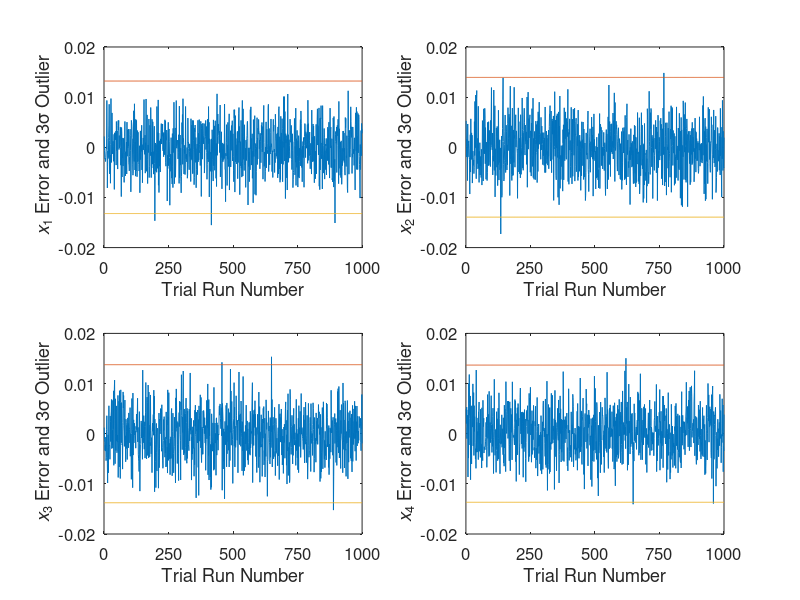

This chart was generated by the following MATLAB code:
% This example solves a simple least squares problem. This program
% provides plots of the parameter estimate errors and 3-sigma 
% outliers.

% Optimal Estimation of Dynamic Systems (2nd ed.) by Crassidis and Junkins
% Example 2.2

% Written by John L. Crassidis 9/03

% Other Required Routines: none

% True System
dt=0.01;tf=10;
t=[0:dt:tf]';
m=length(t);
y=cos(t)+2*sin(t)+cos(2*t)+2*sin(3*t);

% Pre-allocate Space
xe=zeros(1000,4);
pcov=zeros(1000,4);

% Monte Carlo Simulation
for i=1:1000,
 ym=y+0.1*randn(m,1);w=1/0.01;
 h=[cos(t) sin(t) cos(2*t) sin(3*t)];
 p=inv(h'*w*h);
 xe(i,:)=(p*h'*w*ym)';
 pcov(i,:)=diag(p)';
end

% Plot Results
subplot(221)
plot([1:1000],xe(:,1)-1,[1:1000],pcov(:,1).^(0.5)*3,[1:1000],-pcov(:,1).^(0.5)*3);
axis([0 1000 -0.02 0.02]);
set(gca,'fontsize',12);
set(gca,'xtick',[0 250 500 750 1000]);
set(gca,'ytick',[-0.02 -0.01 0 0.01 0.02]);
xlabel('Trial Run Number')
ylabel('{\it x}_1 Error and 3{\sigma} Outlier')

subplot(222)
plot([1:1000],xe(:,2)-2,[1:1000],pcov(:,2).^(0.5)*3,[1:1000],-pcov(:,2).^(0.5)*3);
axis([0 1000 -0.02 0.02]);
set(gca,'fontsize',12);
set(gca,'xtick',[0 250 500 750 1000]);
set(gca,'ytick',[-0.02 -0.01 0 0.01 0.02]);
xlabel('Trial Run Number')
ylabel('{\it x}_2 Error and 3{\sigma} Outlier')

subplot(223)
plot([1:1000],xe(:,3)-1,[1:1000],pcov(:,3).^(0.5)*3,[1:1000],-pcov(:,3).^(0.5)*3);
axis([0 1000 -0.02 0.02]);
set(gca,'fontsize',12);
set(gca,'xtick',[0 250 500 750 1000]);
set(gca,'ytick',[-0.02 -0.01 0 0.01 0.02]);
xlabel('Trial Run Number')
ylabel('{\it x}_3 Error and 3{\sigma} Outlier')

subplot(224)
plot([1:1000],xe(:,4)-2,[1:1000],pcov(:,4).^(0.5)*3,[1:1000],-pcov(:,4).^(0.5)*3);
axis([0 1000 -0.02 0.02]);
set(gca,'fontsize',12);
set(gca,'xtick',[0 250 500 750 1000]);
set(gca,'ytick',[-0.02 -0.01 0 0.01 0.02]);
xlabel('Trial Run Number')
ylabel('{\it x}_4 Error and 3{\sigma} Outlier')
